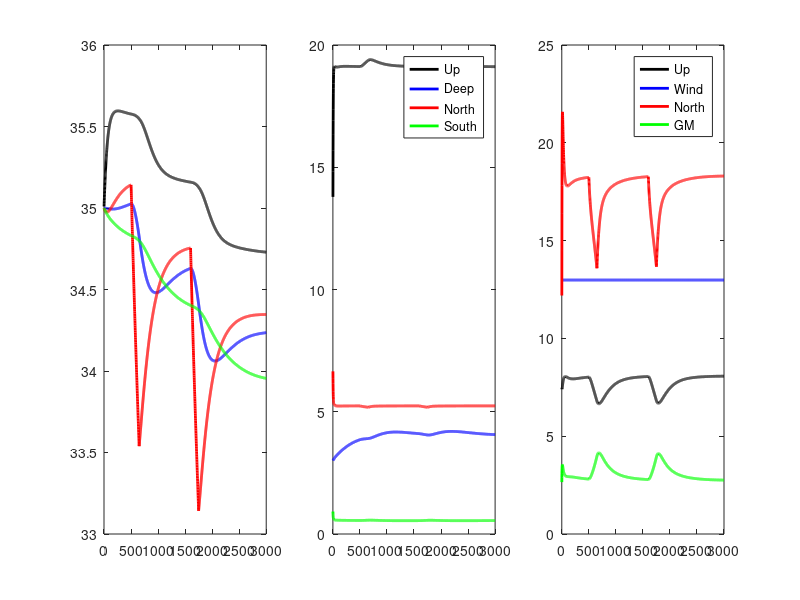

Recreate this plot in MATLAB.
clear all
% Ehlert and Leverman 2014;
% Mechanism for potential strengthening of Atlantic overturning prior to collapse
% temperature evolution equations
% for git hub
tempevl = true;
FWforce = true;
AADW = 1; % turn on AADW mode

%diffusivity = 'N2 dependent'; % 'constant diff' ; 'constant energy' ; 'N2 dependent'
diffusivity = 'constant diff'; % 'constant diff' ; 'constant energy' ; 'N2 dependent'
%diffusivity = 'constant energy'; % 'constant diff' ; 'constant energy' ; 'N2 dependent'
% Table 1
C1 = 0.1; %nondimensional coeff for MOC transport
m3s2Sv = 1e-6; 
grav = 9.81; %m2/s

Htopo = 5000; %in m ; Average depth of Atlantic Ocean basin
Bwidth = 1e7; % in m ; Average width of Atlantic Ocean
LN = 3.34*1e6; %in m ; Meridional extend of the northen box
LU = 8.9*1e6;  %in m ; Meridional extend of the tropical box
LS = 3.34*1e6; %in m ; Meridional extend of the southern box
LyN = 1.5*1e6; % Meridional extend of the northen outcropping

rho0 = 1027; %kgm-3
S0 = 35; % psu ; Average salinity of Atlantic Ocean
alpha_T = 2.1e-4; % 1/C thermal coefficient
alphaT = alpha_T*rho0;
beta_S = 8e-4; % 1/psu haline coefficient
betaS = beta_S*rho0;
f0 = 7.5e-5; %1/s
fbeta = 2e-11; % 1/s

kappa_GM = 600; %m2/s GM thickness diffusivity
kappa_cnst = 4.2e-5; %4.2e-5; %m2/s Background vertical diffusivity
epsilon = 1e-3; %1e-3; % kg s-3 constant dissipation energy in the ocean per area
N0 = 8e-3; % 1/s used in N2 dependent diffusivity 
a0 = 1e-5; % m2/s constant diffusivity used in N2 dependent diffusivity
tau = 0.1; %0.085; %Nm-2 = kgm-1s-2
Cgm = (1-exp(-tau/0.02)); % it can be 1 for simplivity
FN = 0.2*1e6; % Sv ; Northern meridional freshwater transport
FNd = 0;
FNFW = 0; %initial freshwater into nordic seas
FNFW_cap = 2*1e6; % cap of freshwater [m3/s]
FS = 0.2*1e6; %Sv ; Southern meridional freshwater transport
gammau = 1/(5*365*86400); % 5 years
gamman = 1/(5*365*86400); % 5 years
gammas = 1/(5*365*86400); % 5 years
TUrelax = 20.5;
TNrelax = 5;
TSrelax = 0.5;
%TUrelax = 20;
%TNrelax = 3;
%TSrelax = 0;

% initial conditions 
SN=35; % Northern cell
SU=35; % Upper cell
SS=35; % Southern cell
SD=35; % Deep cell
TN = 7; %5;
TS = 1; %0;
TU = 12.5; %12.5;
TD = 3; 

H_pyc=500; % initial conditions
% initial conditions 
H_deep = Htopo - H_pyc;
if AADW
  %SA = 35; % Antarctic DW cell
  %TA = 0;
  H_AADW = 1000.0;
  H_deep = Htopo - H_pyc - H_AADW;
  gammaa = 1/(5*365*86400); % 25 years
  TArelax = 2;
  VA = LU*Bwidth*H_AADW;
end
VU = LU*Bwidth*H_pyc;
VN = LN*Bwidth*Htopo;
VS = LS*Bwidth*Htopo;
if AADW
  VS = VS + VA;
end

VD = LU*Bwidth*H_deep;
	
yearinsec = 360*86400; % 1 year in sec
deltat = 15*86400; %30 days to sec
time = 0;
iind = 1;
yearlength = 3000; 
%return

if 0
  load initial
end

%return
% time step
for ind=1:(yearlength*yearinsec/deltat)
    delta_rho = rho0*(beta_S*(SN-SU)-alpha_T*(TN-TU));
    delta_rho_SO = rho0*(beta_S*(SS-SU)-alpha_T*(TS-TU));
    delta_rho_D = rho0*(beta_S*(SN-SD)-alpha_T*(TN-TD));
    if AADW
      delta_rho_SO2 = rho0*(beta_S*(SS-SD)-alpha_T*(TS-TD));
      %delta_rho_AADW = rho0*(beta_S*(SA-SD)-alpha_T*(TA-TD));
    end
    %if delta_rho_D<0
    %  display('MI')
    %end
    switch(diffusivity)
    case 'constant diff'
      kappa_v = kappa_cnst;  
      if AADW
        %kappa_v2 = 10*kappa_cnst;  
        kappa_v2 = epsilon/(grav*delta_rho_SO2);
        %kappa_v2 = epsilon/(grav*delta_rho_AADW);
      end
    case 'N2 dependent'
      kappa_v = a0*(sqrt(grav*delta_rho/(rho0*H_pyc))/N0)^(-1);
    case 'constant energy'
      kappa_v = epsilon/(grav*delta_rho);
    otherwise
      fprintf('not specified diffusivity option')
      return
    end
    % phi_Moc
    phi_N = (C1*grav*delta_rho*H_pyc*H_pyc/(rho0*fbeta*LyN));
    if delta_rho<0
      display('MI'),iind
      phi_N = 0.0;
      return
    end
    % phi_Upfalsefalse
    phi_Up = (LU*Bwidth*kappa_v/H_pyc);
    % phi_Ek
    phi_Ek = (Bwidth*tau/(f0*rho0));
    % phi_GM
    %phi_GM1 = Cgm*(Bwidth*kappa_GM*(delta_rho_SO/rho0)*H_pyc/Htopo); 
    % The new version
    phi_GM1 = 0.01*Bwidth*(grav*delta_rho_SO/rho0)*H_pyc*H_pyc/(f0*LS);

    if AADW
      phi_GM2 = 0.01*Bwidth*(grav*delta_rho_SO2/rho0)*H_deep*H_deep/(f0*LS);
      %phi_GM2 = 3*Cgm*(Bwidth*kappa_GM*(delta_rho_SO2/rho0)*H_deep/Htopo); 
      %phi_GM2 = 3*Cgm*(Bwidth*kappa_GM*(delta_rho_SO2/rho0)*H_deep/Htopo); 
      % phi_AADW (into the bottom layer AADW)
      %phi_AADW = (phi_GM1+phi_GM2)-phi_Ek;

      % phi Internal Tides Upwelling
      %phi_ITU = (LU*Bwidth*kappa_v2/H_AADW);
      phi_ITU = (LU*Bwidth*kappa_v2/H_deep);
      %phi_ITU = max(0,(LU*Bwidth*kappa_v2/H_deep));
      %
      %phi_AADW = phi_ITU;
      %phi_GM2 = phi_ITU+phi_Ek-phi_GM1;
      
      if(isinf(phi_ITU)==1); 
          display('phi_ITU')
          phi_ITU = 0.0; 
      end
    end
    %return
    % new pycnocline depth
    H_pyc_new = H_pyc + (deltat/(Bwidth*LU))*(phi_Up+phi_Ek-phi_GM1-phi_N);
    %update values
    H_pyc = H_pyc_new;

    if AADW
      % new AADW depth
      %H_AADW_new = max(0,H_AADW + (deltat/(Bwidth*LU))*(phi_GM1+phi_GM2-phi_Ek-phi_AADW));
      %H_AADW_new = max(200.0,H_AADW + (deltat/(Bwidth*LU))*(phi_AADW-phi_ITU));
      H_deep_new = H_deep + (deltat/(Bwidth*LU))*(-phi_GM2+phi_ITU+phi_N-phi_Up);
      H_AADW = Htopo - H_pyc_new - H_deep_new;
      %update values
      H_deep = H_deep_new;
      if(H_AADW < 0)
        display('Mehmet AADW depleted2')
        H_AADW_new = 0.0;
        phi_ITU = 0.0;
        phi_AADW = 0.0;
      end
    else
      H_deep = Htopo - H_pyc_new;
    end

    % Volume*Salt terms
    VUSU = VU*SU;
    VNSN = VN*SN;
    VSSS = VS*SS;
    VDSD = VD*SD;
    %if AADW
    %  VASA = VA*SA;
    %end
    if(tempevl)
      % Volume*Temp terms
      VUTU = VU*TU;
      VNTN = VN*TN;
      VSTS = VS*TS;
      VDTD = VD*TD;
      %if AADW
      %  VATA = VA*TA;
      %end
    end
    % New volume salt terms
    VUSUnew = VUSU + deltat*(phi_Up*SD+phi_Ek*SS-SU*(phi_N+phi_GM1)+S0*(FN+FS));
    VNSNnew = VNSN + deltat*(phi_N*(SU-SN)-S0*(FN+FNFW));
    if AADW
      VSSSnew = VSSS + deltat*(phi_Ek*(-SS)+phi_GM1*(SU)+phi_GM2*(SD)-phi_ITU*SS-S0*FS);
      VDSDnew = VDSD + deltat*(phi_N*SN-phi_GM2*SD-SD*(phi_Up)+phi_ITU*SS);
      %VDSDnew = VDSD + deltat*(phi_N*SN-phi_GM2*SD-SD*(phi_Up)+phi_ITU*SA);
      %VASAnew = VASA + deltat*(phi_AADW*SS-phi_ITU*SA);
    else
      VSSSnew = VSSS + deltat*(phi_Ek*(SD-SS)+phi_GM1*(SU-SS)-S0*FS);
      VDSDnew = VDSD + deltat*(phi_N*SN+phi_GM1*SS-SD*(phi_Up+phi_Ek));
    end
    if(tempevl)
      % New volume temp terms
      VUTUnew = VUTU + deltat*(phi_Up*TD+phi_Ek*TS-TU*(phi_N+phi_GM1)+gammau*VU*(TUrelax-TU));
      VNTNnew = VNTN + deltat*(phi_N*(TU-TN)+gamman*VN*(TNrelax-TN));
      if AADW
        VSTSnew = VSTS + deltat*(phi_Ek*(-TS)+phi_GM1*(TU)+phi_GM2*(TD)-phi_ITU*TS+gammas*VS*(TSrelax-TS));
        VDTDnew = VDTD + deltat*(phi_N*TN-phi_GM2*TD-TD*(phi_Up)+phi_ITU*TS);
        %VDTDnew = VDTD + deltat*(phi_N*TN-phi_GM2*TD-TD*(phi_Up)+phi_ITU*TA);
        %VATAnew = VATA + deltat*(phi_AADW*TS-phi_ITU*TA+gammaa*VA*(TArelax-TA));
      else
        VSTSnew = VSTS + deltat*(phi_Ek*(TD-TS)+phi_GM1*(TU-TS)+gammas*VS*(TSrelax-TS));
        VDTDnew = VDTD + deltat*(phi_N*TN+phi_GM1*TS-TD*(phi_Up+phi_Ek));
      end
    end

    VUSU = VUSUnew;
    VNSN = VNSNnew;    
    VSSS = VSSSnew;    
    VDSD = VDSDnew;
    %if AADW
    %  VASA = VASAnew;
    %end
    if(tempevl)
       VUTU = VUTUnew;
       VNTN = VNTNnew;
       VSTS = VSTSnew;
       VDTD = VDTDnew;
       %if AADW
       %  VATA = VATAnew;
       %end
    end
    VU = LU*Bwidth*H_pyc;
    VN = LN*Bwidth*Htopo;
    VS = LS*Bwidth*Htopo;
    VD = LU*Bwidth*H_deep;
    if AADW
      VS = VS + LU*Bwidth*H_AADW;
      %VA = LU*Bwidth*H_AADW;
    end
    SU=VUSU/VU;
    SN=VNSN/VN;
    SS=VSSS/VS;
    SD=VDSD/VD;
    %if AADW
    %  SA = VASA/VA;
    %end
    if(tempevl)
       TU = VUTU/VU;
       TN = VNTN/VN;
       TS = VSTS/VS;
       TD = VDTD/VD;
       %if AADW
       %  TA = VATA/VA;
       %end
    end
    % time series
    time=time+deltat;        
    if(mod(time,yearinsec)==0)
      if FWforce==true
        if(mod(iind,100)==0)
          FNd=FNFW;
        end
        FNFW=FNd+(1*FNFW_cap)*mod(iind,100)/99;
        if iind>500 & iind < 650
          FNFW = 1.0*FNFW_cap;
        elseif iind>1600 & iind < 1750
          FNFW = 1.0*FNFW_cap;
        else
          FNFW = 0.0*FNFW_cap;
        end
      end  
      Fwater(iind)=FNFW;
      HUtime(iind) = H_pyc;
      TrN(iind) = phi_N;
      TrW(iind) = phi_Ek;
      TrE(iind) = phi_GM1;
      TrU(iind) = phi_Up;
      SUtime(iind) = SU;
      SNtime(iind) = SN;
      SStime(iind) = SS;
      SDtime(iind) = SD;
      hAADWtime(iind) = H_AADW;
      hPYCtime(iind) = H_pyc;
      hDEEPtime(iind) = H_deep;
      if AADW
        %SAtime(iind) = SA;
        %TrA(iind) = phi_AADW;
        TrI(iind) = phi_ITU;
      end
      drho(iind) = delta_rho;
      drhoD(iind) = delta_rho_D;
      drhoSO(iind) = delta_rho_SO;
      if(tempevl)
        TUtime(iind) = TU;
        TNtime(iind) = TN;
        TStime(iind) = TS;
        TDtime(iind) = TD;
        %if AADW
        %  TAtime(iind) = TA;
        %end
      end
      iind = iind+1;
    end
end   
if (tempevl)
  figure('Position', [100, 100, 1000, 400]);
	subplot(1,3,1)
	plot(SUtime,'k','linewidth',2)
	hold on
	plot(SDtime,'b','linewidth',2)
	plot(SNtime,'r','linewidth',2)
	plot(SStime,'g','linewidth',2)
	subplot(1,3,2)
  plot(TUtime,'k','linewidth',2)
  hold on
  plot(TDtime,'b','linewidth',2)
  plot(TNtime,'r','linewidth',2)
  plot(TStime,'g','linewidth',2)
  legend('Up','Deep','North','South','location','best')
  subplot(1,3,3)
  plot(TrU*m3s2Sv,'k','linewidth',2)
  hold on
  plot(TrW*m3s2Sv,'b','linewidth',2)
  plot(TrN*m3s2Sv,'r','linewidth',2)
  plot(TrE*m3s2Sv,'g','linewidth',2)
  legend('Up','Wind','North','GM','location','northeast')
else
	plot(SUtime,'k','linewidth',2)
	hold on
	plot(SDtime,'b','linewidth',2)
	plot(SNtime,'r','linewidth',2)
	plot(SStime,'g','linewidth',2)
end
display('[phi_N phi_Up phi_GM1 phi_GM2 phi_ITU phi_Ek]')
[phi_N phi_Up phi_GM1 phi_GM2 phi_ITU phi_Ek]*1e-6
%save('initial.mat','SN','SU','SD','SS','TN','TU','TD','TS','H_pyc','VU','VN','VS','VD')
